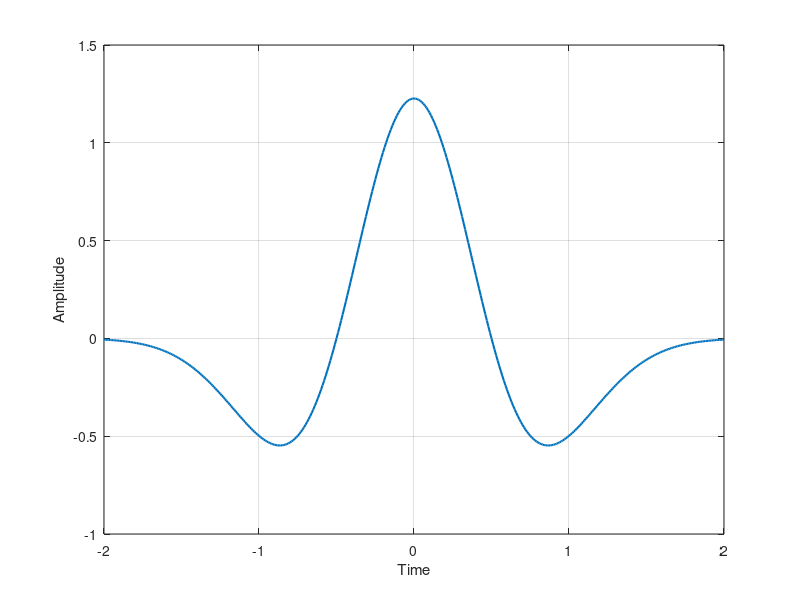

Reproduce this figure in MATLAB.
%% *Digital Filters*
%% Clear the workspace
close all;
clear;
clc;
%% Why do we need filters?
% STFT is a powerful tool for analyzing non-stationary signals. However, it
% is not always the best tool for the job. STFT has two main drawbacks:
% # The choice of the window length is not obvious. If the window is too
% short, the resolution in the frequency domain is poor(It won't detect any
% special pattern). If the window is too long, the resolution in the time
% domain is poor(It won't distinguish between different events in time).
% # The STFT has the term complex exponential in it. This terms is a priodic
% function and time unlimited. However, in real life signals, we are interested
% in the signal only for a finite time interval. This property of STFT causes
% the spectrum of time limited signals to be unbounded in a wide range of
% frequencies.
%
% This two drawbacks leads to the need of a new tool for analyzing
% non-stationary signals. We should use different window lengths for
% different parts of the signal. We should also use a time limited basis
% function instead of the complex exponential. This is where the wavelet
% transform comes in.
%
%% Replacement of frequency domain
% According to the second drawback of STFT, we need to use a time limited
% basis function instead of the complex exponential. This means that the new
% basis function is not periodic which means that we can't use the
% frequency domain to analyze the signal(Because the frequency domain is
% based on the complex exponential and periodicity).
% We should analyze what interesting features are captured by the complex
% exponential. The complex exponential is a basis function for the
% frequency domain. If thee signal is periodic with the frequency of
% $f_0$, then the complex exponential will have a peak at $f_0$. the second
% harmonic will have a peak at $2f_0$ and so on. The relations between
% different harmonics is the concept that we should capture in the new
% basis function.
%
% Warping the time axis is the key to capture the relations between
% different harmonics. The new basis function should be a time limited
% function that is warped in time. For example if we replace $t$ with
% $2t$ in the original signal $x(t)$, then the second harmoinc will be
% captured in the new signal.
%
% We claim that the main characteristic of harmonic frequencies can be drawn
% from a more general concept that we call "scale". The interesting part is that
% unlike frequency that is defined only for periodic signals, scale is equally
% applicable to nonperiodic signals. This proves that we have found a new
% concept, i.e., scale, to replace frequency.
% Using scale as a variable, the new transform, which will be based on
% time-limited basis function, can be meaningfully applied to both
% time-unlimited and time-limited signals.
%
%% One-dimensional Continuous Wavelet Transform
% The one-dimensional continuous wavelet transform (CWT) of a signal $x(t)$
% is defined as:
%
% $$W_{\Psi, X}(a,b)=\frac{1}{\sqrt{|a|}}\int_{-\infty}^{\infty}x(t)\Psi^*\left(\frac{t-b}{a}\right)dt,a\neq0$$
%
% where $a$ is the scale parameter, $b$ is the translation parameter, and
% $\Psi^*(t)$ is the complex conjugate of the mother wavelet $\Psi(t)$.
%
% A closer look at the definition of the mother wavelet tells that this function
% must be limited in duration and therefore looks like a decaying small wave.
% This is why we call this transform the wavelet transform.
%
% The synthesis equation is:
%
% $$x(t)=\frac{C^{-1}_{\Psi}}{a^2}\int_{-\infty}^{\infty}\int_{-\infty}^{\infty}W_{\Psi, X}(a,b)\Psi\left(\frac{t-b}{a}\right)dadb$$
%
% where $C^{-1}_{\Psi}$ is a constant whose value depends on the exact choice
% of the mother wavelet $\Psi(t)$.
%
% Every choice of the mother wavelet gives a particular CWT, and as a result, we
% are dealing with infinite number of transformations under the same name CWT.
%
%% Mother wavelets
% the mexican hat wavelet is a good choice for the mother wavelet. It is
% defined as:
%
% $$\Psi(t)=\frac{2}{\sqrt{3a}\pi^{1/4}}\left(1-\frac{t^2}{a^2}\right)e^{-t^2/2a^2}$$
%
% The mexican hat wavelet is also known as the Ricker wavelet.
%
% The waveform of the mexican hat wavelet is shown below:
t = -2:0.01:2;
a = 0.5;
Psi = (2 / (sqrt(3 * a) * pi ^ (1/4))) * (1 - (t .^ 2 / a ^ 2)) ...
    .* exp(-t .^ 2 / (2 * a ^ 2));
figure('Name', 'Mexican Hat Wavelet');
plot(t, Psi, 'LineWidth', 1.5);
xlabel('Time');
ylabel('Amplitude');
grid on;
%%%
% There are many other mother wavelets. The most important ones are:
% # Morlet wavelet
% # Haar wavelet
% # Daubechies wavelet
% # Symlet wavelet
% # Coiflet wavelet
% # Meyer wavelet
% # Gaussian wavelet
% # Mexican hat wavelet
% # Shannon wavelet
%
% Daubechies wavelets are the most popular wavelets. They are orthogonal
% wavelets. Orthogonal wavelets are used in image compression.
% They are indicated by dbX, where X is the number of vanishing moments.
% The number of vanishing moments is the number of derivatives of the
% wavelet function that are zero at the origin.
% The more complex the signal, the more vanishing moments are needed to
% capture its features.
%
% To choose the best wavelet for a specific application, we should consider
% the following factors:
% # complex mother wavelets are needed for complex signals
% # the mother wavelet that resembles the general shape of the signal to be
% analyzed would be a more suitable choice.
